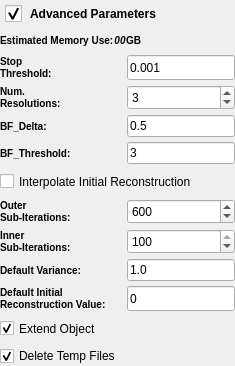
              <widget class="QDisclosableGroupBox" name="advancedParametersGroupBox">
               <property name="minimumSize">
                <size>
                 <width>0</width>
                 <height>0</height>
                </size>
               </property>
               <property name="styleSheet">
                <string notr="true">QGroupBox
{
/*background-color: qlineargradient(x1: 0, y1: 0, x2: 0, y2: 1, stop: 0 #FFFFFF, stop: 1 #DCDCDC); */
background-image: url(:/DisclosableGroupBoxHeader.png);
background-position: top ;
background-repeat: repeat-x;
padding: 30 0 0 0px;
font: 85% italic 12pt &quot;Arial&quot;;
font-weight: bold;
border: 0px solid gray;
margin: 0px;
}
 
QGroupBox::title
{    
subcontrol-origin: padding;    
subcontrol-position: top left;    
padding: 5 5px;    
background-color: rgba(255, 255, 255, 0);
}
QGroupBox::indicator {    
width: 17px;    
height: 17px;
}

QGroupBox::indicator:unchecked {
 image: url(:/bullet_triangle_grey.png);
}
QGroupBox::indicator:unchecked:pressed {
 image: url(:/bullet_triangle_grey.png);
}
QGroupBox::indicator:checked { 
image: url(:/bullet_triangle_grey_down.png);
}
QGroupBox::indicator:checked:pressed { 
image: url(:/bullet_triangle_grey_down.png);
}
</string>
               </property>
               <property name="title">
                <string>Advanced Parameters</string>
               </property>
               <property name="flat">
                <bool>true</bool>
               </property>
               <property name="checkable">
                <bool>true</bool>
               </property>
               <layout class="QGridLayout" name="gridLayout_9">
                <property name="leftMargin">
                 <number>0</number>
                </property>
                <property name="topMargin">
                 <number>0</number>
                </property>
                <property name="rightMargin">
                 <number>0</number>
                </property>
                <property name="bottomMargin">
                 <number>0</number>
                </property>
                <property name="verticalSpacing">
                 <number>5</number>
                </property>
                <item row="7" column="0">
                 <widget class="QLabel" name="label_48">
                  <property name="styleSheet">
                   <string notr="true">QLabel {
font-weight: bold;
font-size: 10px;
}</string>
                  </property>
                  <property name="text">
                   <string>BF_Threshold:</string>
                  </property>
                 </widget>
                </item>
                <item row="3" column="1">
                 <widget class="QSpinBox" name="numResolutions">
                  <property name="sizePolicy">
                   <sizepolicy hsizetype="Minimum" vsizetype="Preferred">
                    <horstretch>0</horstretch>
                    <verstretch>0</verstretch>
                   </sizepolicy>
                  </property>
                  <property name="maximumSize">
                   <size>
                    <width>125</width>
                    <height>16777215</height>
                   </size>
                  </property>
                  <property name="minimum">
                   <number>1</number>
                  </property>
                  <property name="maximum">
                   <number>100</number>
                  </property>
                  <property name="value">
                   <number>3</number>
                  </property>
                 </widget>
                </item>
                <item row="11" column="1">
                 <widget class="QSpinBox" name="innerIterations">
                  <property name="sizePolicy">
                   <sizepolicy hsizetype="Minimum" vsizetype="Preferred">
                    <horstretch>0</horstretch>
                    <verstretch>0</verstretch>
                   </sizepolicy>
                  </property>
                  <property name="minimum">
                   <number>1</number>
                  </property>
                  <property name="maximum">
                   <number>100</number>
                  </property>
                  <property name="value">
                   <number>100</number>
                  </property>
                 </widget>
                </item>
                <item row="10" column="1">
                 <widget class="QSpinBox" name="outerIterations">
                  <property name="sizePolicy">
                   <sizepolicy hsizetype="Minimum" vsizetype="Preferred">
                    <horstretch>0</horstretch>
                    <verstretch>0</verstretch>
                   </sizepolicy>
                  </property>
                  <property name="minimum">
                   <number>1</number>
                  </property>
                  <property name="maximum">
                   <number>1000</number>
                  </property>
                  <property name="value">
                   <number>600</number>
                  </property>
                 </widget>
                </item>
                <item row="3" column="0">
                 <widget class="QLabel" name="label_3">
                  <property name="sizePolicy">
                   <sizepolicy hsizetype="Preferred" vsizetype="Preferred">
                    <horstretch>0</horstretch>
                    <verstretch>0</verstretch>
                   </sizepolicy>
                  </property>
                  <property name="styleSheet">
                   <string notr="true">QLabel {
font-weight: bold;
font-size: 10px;
}</string>
                  </property>
                  <property name="text">
                   <string>Num. 
Resolutions:</string>
                  </property>
                  <property name="wordWrap">
                   <bool>true</bool>
                  </property>
                 </widget>
                </item>
                <item row="6" column="0">
                 <widget class="QLabel" name="label_47">
                  <property name="styleSheet">
                   <string notr="true">QLabel {
font-weight: bold;
font-size: 10px;
}</string>
                  </property>
                  <property name="text">
                   <string>BF_Delta:</string>
                  </property>
                 </widget>
                </item>
                <item row="6" column="1">
                 <widget class="QLineEdit" name="targetGain">
                  <property name="sizePolicy">
                   <sizepolicy hsizetype="Maximum" vsizetype="Fixed">
                    <horstretch>0</horstretch>
                    <verstretch>0</verstretch>
                   </sizepolicy>
                  </property>
                  <property name="maximumSize">
                   <size>
                    <width>125</width>
                    <height>16777215</height>
                   </size>
                  </property>
                  <property name="text">
                   <string>0.5</string>
                  </property>
                 </widget>
                </item>
                <item row="8" column="0" colspan="2">
                 <widget class="QCheckBox" name="interpolateInitialRecontruction">
                  <property name="sizePolicy">
                   <sizepolicy hsizetype="Preferred" vsizetype="Preferred">
                    <horstretch>0</horstretch>
                    <verstretch>0</verstretch>
                   </sizepolicy>
                  </property>
                  <property name="minimumSize">
                   <size>
                    <width>0</width>
                    <height>25</height>
                   </size>
                  </property>
                  <property name="styleSheet">
                   <string notr="true">QCheckbox {
font-weight: bold;
font-size: 10px;
}</string>
                  </property>
                  <property name="text">
                   <string>Interpolate Initial Reconstruction</string>
                  </property>
                 </widget>
                </item>
                <item row="10" column="0">
                 <widget class="QLabel" name="label_4">
                  <property name="sizePolicy">
                   <sizepolicy hsizetype="Preferred" vsizetype="Preferred">
                    <horstretch>0</horstretch>
                    <verstretch>0</verstretch>
                   </sizepolicy>
                  </property>
                  <property name="styleSheet">
                   <string notr="true">QLabel {
font-weight: bold;
font-size: 10px;
}</string>
                  </property>
                  <property name="text">
                   <string>Outer
Sub-Iterations:</string>
                  </property>
                  <property name="wordWrap">
                   <bool>true</bool>
                  </property>
                 </widget>
                </item>
                <item row="11" column="0">
                 <widget class="QLabel" name="label_8">
                  <property name="sizePolicy">
                   <sizepolicy hsizetype="Preferred" vsizetype="Preferred">
                    <horstretch>0</horstretch>
                    <verstretch>0</verstretch>
                   </sizepolicy>
                  </property>
                  <property name="styleSheet">
                   <string notr="true">QLabel {
font-weight: bold;
font-size: 10px;
}</string>
                  </property>
                  <property name="text">
                   <string>Inner
Sub-Iterations:</string>
                  </property>
                  <property name="wordWrap">
                   <bool>true</bool>
                  </property>
                 </widget>
                </item>
                <item row="12" column="0">
                 <widget class="QLabel" name="label_38">
                  <property name="sizePolicy">
                   <sizepolicy hsizetype="Preferred" vsizetype="Preferred">
                    <horstretch>0</horstretch>
                    <verstretch>0</verstretch>
                   </sizepolicy>
                  </property>
                  <property name="styleSheet">
                   <string notr="true">QLabel {
font-weight: bold;
font-size: 10px;
}</string>
                  </property>
                  <property name="text">
                   <string>Default Variance:</string>
                  </property>
                  <property name="wordWrap">
                   <bool>true</bool>
                  </property>
                 </widget>
                </item>
                <item row="13" column="1">
                 <widget class="QLineEdit" name="defaultInitialRecon">
                  <property name="sizePolicy">
                   <sizepolicy hsizetype="Preferred" vsizetype="Preferred">
                    <horstretch>0</horstretch>
                    <verstretch>0</verstretch>
                   </sizepolicy>
                  </property>
                  <property name="maximumSize">
                   <size>
                    <width>125</width>
                    <height>16777215</height>
                   </size>
                  </property>
                  <property name="text">
                   <string>0</string>
                  </property>
                 </widget>
                </item>
                <item row="12" column="1">
                 <widget class="QLineEdit" name="defaultVariance">
                  <property name="sizePolicy">
                   <sizepolicy hsizetype="Preferred" vsizetype="Preferred">
                    <horstretch>0</horstretch>
                    <verstretch>0</verstretch>
                   </sizepolicy>
                  </property>
                  <property name="maximumSize">
                   <size>
                    <width>125</width>
                    <height>16777215</height>
                   </size>
                  </property>
                  <property name="text">
                   <string>1.0</string>
                  </property>
                 </widget>
                </item>
                <item row="13" column="0">
                 <widget class="QLabel" name="label_39">
                  <property name="sizePolicy">
                   <sizepolicy hsizetype="Preferred" vsizetype="Preferred">
                    <horstretch>0</horstretch>
                    <verstretch>0</verstretch>
                   </sizepolicy>
                  </property>
                  <property name="styleSheet">
                   <string notr="true">QLabel {
font-weight: bold;
font-size: 10px;
}</string>
                  </property>
                  <property name="text">
                   <string>Default Initial
Reconstruction Value:</string>
                  </property>
                  <property name="wordWrap">
                   <bool>true</bool>
                  </property>
                 </widget>
                </item>
                <item row="2" column="1">
                 <widget class="QLineEdit" name="stopThreshold">
                  <property name="sizePolicy">
                   <sizepolicy hsizetype="Maximum" vsizetype="Preferred">
                    <horstretch>0</horstretch>
                    <verstretch>0</verstretch>
                   </sizepolicy>
                  </property>
                  <property name="maximumSize">
                   <size>
                    <width>125</width>
                    <height>16777215</height>
                   </size>
                  </property>
                  <property name="text">
                   <string>0.001</string>
                  </property>
                 </widget>
                </item>
                <item row="2" column="0">
                 <widget class="QLabel" name="label_49">
                  <property name="sizePolicy">
                   <sizepolicy hsizetype="Preferred" vsizetype="Preferred">
                    <horstretch>0</horstretch>
                    <verstretch>0</verstretch>
                   </sizepolicy>
                  </property>
                  <property name="styleSheet">
                   <string notr="true">QLabel {
font-weight: bold;
font-size: 10px;
}</string>
                  </property>
                  <property name="text">
                   <string>Stop
Threshold:</string>
                  </property>
                  <property name="wordWrap">
                   <bool>true</bool>
                  </property>
                 </widget>
                </item>
                <item row="15" column="0">
                 <widget class="QCheckBox" name="m_DeleteTempFiles">
                  <property name="text">
                   <string>Delete Temp Files</string>
                  </property>
                  <property name="checked">
                   <bool>true</bool>
                  </property>
                 </widget>
                </item>
                <item row="14" column="0">
                 <widget class="QCheckBox" name="extendObject">
                  <property name="sizePolicy">
                   <sizepolicy hsizetype="Preferred" vsizetype="Preferred">
                    <horstretch>0</horstretch>
                    <verstretch>0</verstretch>
                   </sizepolicy>
                  </property>
                  <property name="minimumSize">
                   <size>
                    <width>0</width>
                    <height>25</height>
                   </size>
                  </property>
                  <property name="text">
                   <string>Extend Object</string>
                  </property>
                  <property name="checked">
                   <bool>true</bool>
                  </property>
                 </widget>
                </item>
                <item row="0" column="0" colspan="2">
                 <layout class="QHBoxLayout" name="horizontalLayout_2">
                  <property name="bottomMargin">
                   <number>0</number>
                  </property>
                  <item>
                   <widget class="QLabel" name="label_52">
                    <property name="sizePolicy">
                     <sizepolicy hsizetype="Preferred" vsizetype="Preferred">
                      <horstretch>0</horstretch>
                      <verstretch>0</verstretch>
                     </sizepolicy>
                    </property>
                    <property name="styleSheet">
                     <string notr="true">QLabel {
font-weight: bold;
font-size: 10px;
}</string>
                    </property>
                    <property name="text">
                     <string>Estimated Memory Use:</string>
                    </property>
                    <property name="wordWrap">
                     <bool>false</bool>
                    </property>
                   </widget>
                  </item>
                  <item>
                   <widget class="QLabel" name="memoryUse">
                    <property name="sizePolicy">
                     <sizepolicy hsizetype="Preferred" vsizetype="Preferred">
                      <horstretch>0</horstretch>
                      <verstretch>0</verstretch>
                     </sizepolicy>
                    </property>
                    <property name="styleSheet">
                     <string notr="true">QLabel {
font-weight: bold;
font-size: 10px;
font-style: italic;
}</string>
                    </property>
                    <property name="text">
                     <string>00</string>
                    </property>
                    <property name="alignment">
                     <set>Qt::AlignCenter</set>
                    </property>
                    <property name="wordWrap">
                     <bool>false</bool>
                    </property>
                   </widget>
                  </item>
                  <item>
                   <widget class="QLabel" name="label_2">
                    <property name="styleSheet">
                     <string notr="true">QLabel {
font-weight: bold;
font-size: 10px;
}</string>
                    </property>
                    <property name="text">
                     <string>GB</string>
                    </property>
                   </widget>
                  </item>
                  <item>
                   <spacer name="horizontalSpacer">
                    <property name="orientation">
                     <enum>Qt::Horizontal</enum>
                    </property>
                    <property name="sizeHint" stdset="0">
                     <size>
                      <width>40</width>
                      <height>20</height>
                     </size>
                    </property>
                   </spacer>
                  </item>
                 </layout>
                </item>
                <item row="7" column="1">
                 <widget class="QLineEdit" name="bragg_threshold">
                  <property name="sizePolicy">
                   <sizepolicy hsizetype="Maximum" vsizetype="Fixed">
                    <horstretch>0</horstretch>
                    <verstretch>0</verstretch>
                   </sizepolicy>
                  </property>
                  <property name="maximumSize">
                   <size>
                    <width>125</width>
                    <height>16777215</height>
                   </size>
                  </property>
                  <property name="text">
                   <string>3</string>
                  </property>
                 </widget>
                </item>
               </layout>
              </widget>
